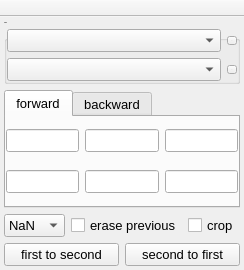
<?xml version="1.0" encoding="UTF-8"?>
<ui version="4.0">
 <class>Affine</class>
 <widget class="QMainWindow" name="Affine">
  <property name="geometry">
   <rect>
    <x>0</x>
    <y>0</y>
    <width>244</width>
    <height>270</height>
   </rect>
  </property>
  <property name="font">
   <font>
    <pointsize>1</pointsize>
   </font>
  </property>
  <property name="windowTitle">
   <string>Affine</string>
  </property>
  <property name="iconSize">
   <size>
    <width>20</width>
    <height>20</height>
   </size>
  </property>
  <property name="unifiedTitleAndToolBarOnMac">
   <bool>true</bool>
  </property>
  <widget class="QWidget" name="centralwidget">
   <layout class="QGridLayout" name="gridLayout_4">
    <property name="leftMargin">
     <number>4</number>
    </property>
    <property name="topMargin">
     <number>4</number>
    </property>
    <property name="rightMargin">
     <number>4</number>
    </property>
    <property name="bottomMargin">
     <number>4</number>
    </property>
    <item row="1" column="0" colspan="2">
     <widget class="QTabWidget" name="tabWidget">
      <property name="font">
       <font>
        <pointsize>10</pointsize>
       </font>
      </property>
      <property name="currentIndex">
       <number>0</number>
      </property>
      <property name="movable">
       <bool>false</bool>
      </property>
      <widget class="QWidget" name="forward">
       <attribute name="title">
        <string>forward</string>
       </attribute>
       <layout class="QGridLayout" name="gridLayout_3">
        <property name="leftMargin">
         <number>0</number>
        </property>
        <property name="topMargin">
         <number>0</number>
        </property>
        <property name="rightMargin">
         <number>0</number>
        </property>
        <property name="bottomMargin">
         <number>0</number>
        </property>
        <item row="0" column="0">
         <widget class="QLineEdit" name="A00">
          <property name="readOnly">
           <bool>true</bool>
          </property>
         </widget>
        </item>
        <item row="0" column="2">
         <widget class="QLineEdit" name="A02">
          <property name="readOnly">
           <bool>true</bool>
          </property>
         </widget>
        </item>
        <item row="0" column="1">
         <widget class="QLineEdit" name="A01">
          <property name="readOnly">
           <bool>true</bool>
          </property>
         </widget>
        </item>
        <item row="1" column="0">
         <widget class="QLineEdit" name="A10">
          <property name="readOnly">
           <bool>true</bool>
          </property>
         </widget>
        </item>
        <item row="1" column="2">
         <widget class="QLineEdit" name="A12">
          <property name="readOnly">
           <bool>true</bool>
          </property>
         </widget>
        </item>
        <item row="1" column="1">
         <widget class="QLineEdit" name="A11">
          <property name="readOnly">
           <bool>true</bool>
          </property>
         </widget>
        </item>
       </layout>
      </widget>
      <widget class="QWidget" name="backward">
       <attribute name="title">
        <string>backward</string>
       </attribute>
       <layout class="QGridLayout" name="gridLayout_2">
        <property name="leftMargin">
         <number>0</number>
        </property>
        <property name="topMargin">
         <number>0</number>
        </property>
        <property name="rightMargin">
         <number>0</number>
        </property>
        <property name="bottomMargin">
         <number>0</number>
        </property>
        <item row="0" column="0">
         <widget class="QLineEdit" name="B00">
          <property name="readOnly">
           <bool>true</bool>
          </property>
         </widget>
        </item>
        <item row="0" column="1">
         <widget class="QLineEdit" name="B01">
          <property name="readOnly">
           <bool>true</bool>
          </property>
         </widget>
        </item>
        <item row="0" column="2">
         <widget class="QLineEdit" name="B02">
          <property name="readOnly">
           <bool>true</bool>
          </property>
         </widget>
        </item>
        <item row="1" column="0">
         <widget class="QLineEdit" name="B10">
          <property name="readOnly">
           <bool>true</bool>
          </property>
         </widget>
        </item>
        <item row="1" column="1">
         <widget class="QLineEdit" name="B11">
          <property name="readOnly">
           <bool>true</bool>
          </property>
         </widget>
        </item>
        <item row="1" column="2">
         <widget class="QLineEdit" name="B12">
          <property name="readOnly">
           <bool>true</bool>
          </property>
         </widget>
        </item>
       </layout>
      </widget>
     </widget>
    </item>
    <item row="4" column="1">
     <widget class="QPushButton" name="second">
      <property name="font">
       <font>
        <pointsize>10</pointsize>
       </font>
      </property>
      <property name="text">
       <string>second to first</string>
      </property>
     </widget>
    </item>
    <item row="4" column="0">
     <widget class="QPushButton" name="first">
      <property name="font">
       <font>
        <pointsize>10</pointsize>
       </font>
      </property>
      <property name="text">
       <string>first to second</string>
      </property>
     </widget>
    </item>
    <item row="0" column="0" colspan="2">
     <widget class="QGroupBox" name="groupBox">
      <property name="title">
       <string>Images</string>
      </property>
      <layout class="QGridLayout" name="gridLayout">
       <property name="leftMargin">
        <number>0</number>
       </property>
       <property name="topMargin">
        <number>0</number>
       </property>
       <property name="rightMargin">
        <number>0</number>
       </property>
       <property name="bottomMargin">
        <number>0</number>
       </property>
       <item row="0" column="0">
        <widget class="QComboBox" name="image1">
         <property name="font">
          <font>
           <pointsize>10</pointsize>
          </font>
         </property>
         <property name="neutrinoImage" stdset="0">
          <bool>true</bool>
         </property>
        </widget>
       </item>
       <item row="1" column="0">
        <widget class="QComboBox" name="image2">
         <property name="font">
          <font>
           <pointsize>10</pointsize>
          </font>
         </property>
         <property name="neutrinoImage" stdset="0">
          <bool>true</bool>
         </property>
        </widget>
       </item>
       <item row="0" column="1">
        <widget class="QToolButton" name="line1">
         <property name="text">
          <string>...</string>
         </property>
         <property name="icon">
          <iconset resource="../../../build-neutrinoMaster-Brew-Debug/src/qrc/icons.qrc">
           <normaloff>:/icons/line.png</normaloff>:/icons/line.png</iconset>
         </property>
        </widget>
       </item>
       <item row="1" column="1">
        <widget class="QToolButton" name="line2">
         <property name="text">
          <string>...</string>
         </property>
         <property name="icon">
          <iconset resource="../../../build-neutrinoMaster-Brew-Debug/src/qrc/icons.qrc">
           <normaloff>:/icons/line.png</normaloff>:/icons/line.png</iconset>
         </property>
        </widget>
       </item>
      </layout>
     </widget>
    </item>
    <item row="2" column="0" colspan="2">
     <widget class="QWidget" name="widget" native="true">
      <layout class="QGridLayout" name="gridLayout_5">
       <property name="leftMargin">
        <number>0</number>
       </property>
       <property name="topMargin">
        <number>0</number>
       </property>
       <property name="rightMargin">
        <number>0</number>
       </property>
       <property name="bottomMargin">
        <number>0</number>
       </property>
       <item row="0" column="0">
        <widget class="QComboBox" name="defaultValue">
         <property name="font">
          <font>
           <pointsize>10</pointsize>
          </font>
         </property>
         <property name="neutrinoSave" stdset="0">
          <bool>true</bool>
         </property>
         <item>
          <property name="text">
           <string>NaN</string>
          </property>
         </item>
         <item>
          <property name="text">
           <string>Min</string>
          </property>
         </item>
         <item>
          <property name="text">
           <string>Max</string>
          </property>
         </item>
         <item>
          <property name="text">
           <string>Mean</string>
          </property>
         </item>
         <item>
          <property name="text">
           <string>0</string>
          </property>
         </item>
        </widget>
       </item>
       <item row="0" column="1">
        <widget class="QCheckBox" name="erasePrevious">
         <property name="font">
          <font>
           <pointsize>10</pointsize>
          </font>
         </property>
         <property name="text">
          <string>erase previous</string>
         </property>
         <property name="neutrinoSave" stdset="0">
          <bool>true</bool>
         </property>
        </widget>
       </item>
       <item row="0" column="2">
        <widget class="QCheckBox" name="crop">
         <property name="font">
          <font>
           <pointsize>10</pointsize>
          </font>
         </property>
         <property name="text">
          <string>crop</string>
         </property>
         <property name="neutrinoSave" stdset="0">
          <bool>true</bool>
         </property>
        </widget>
       </item>
      </layout>
     </widget>
    </item>
   </layout>
  </widget>
  <widget class="QToolBar" name="toolBar">
   <property name="windowTitle">
    <string>toolBar</string>
   </property>
   <property name="movable">
    <bool>false</bool>
   </property>
   <attribute name="toolBarArea">
    <enum>TopToolBarArea</enum>
   </attribute>
   <attribute name="toolBarBreak">
    <bool>false</bool>
   </attribute>
  </widget>
 </widget>
 <tabstops>
  <tabstop>image1</tabstop>
  <tabstop>image2</tabstop>
  <tabstop>line1</tabstop>
  <tabstop>line2</tabstop>
  <tabstop>tabWidget</tabstop>
  <tabstop>A00</tabstop>
  <tabstop>A01</tabstop>
  <tabstop>A02</tabstop>
  <tabstop>A10</tabstop>
  <tabstop>A11</tabstop>
  <tabstop>A12</tabstop>
  <tabstop>first</tabstop>
  <tabstop>second</tabstop>
  <tabstop>B00</tabstop>
  <tabstop>B01</tabstop>
  <tabstop>B02</tabstop>
  <tabstop>B10</tabstop>
  <tabstop>B11</tabstop>
  <tabstop>B12</tabstop>
 </tabstops>
 <resources>
  <include location="../../../build-neutrinoMaster-Brew-Debug/src/qrc/icons.qrc"/>
 </resources>
 <connections/>
</ui>
